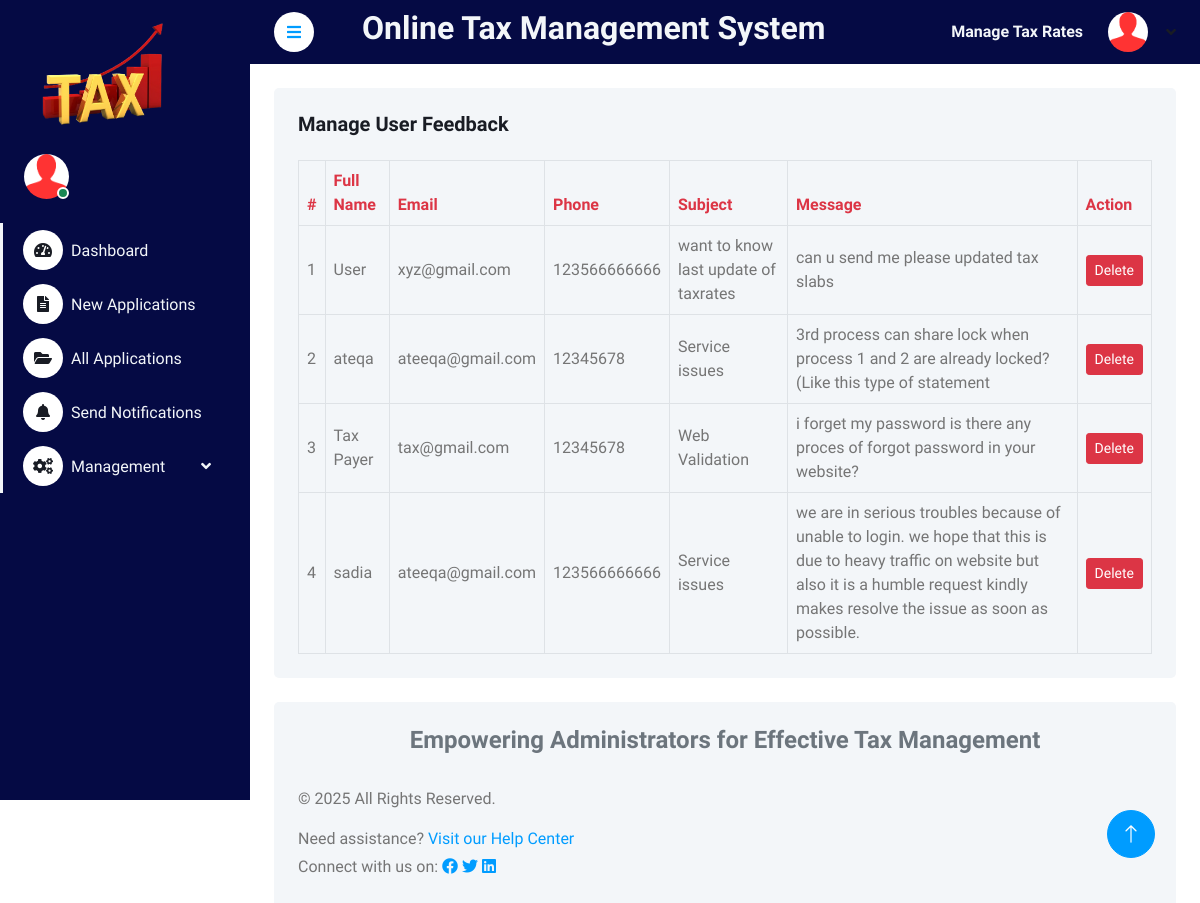
Screenshot of /admin/user_quries.php (signed in) with the database file from the repository.
### tables this page shows
CREATE TABLE `tblcontact` (
  `ID` int(11) NOT NULL,
  `fullname` varchar(255) NOT NULL,
  `email` varchar(255) NOT NULL,
  `phone` varchar(15) NOT NULL,
  `subject` varchar(255) NOT NULL,
  `message` text NOT NULL,
  `created_at` datetime DEFAULT current_timestamp()
);

### admin/user_quries.php (the view, shortened to what this page needs)
<?php
include('includes/dbconnection.php');
if (strlen($_SESSION['ocasaid']) == 0) {
    header('location:logout.php');
} else {
?>
<!DOCTYPE html>
<html lang="en">
<head>
    <link href="https://cdnjs.cloudflare.com/ajax/libs/font-awesome/5.10.0/css/all.min.css" rel="stylesheet">
    <link href="https://cdn.jsdelivr.net/npm/bootstrap-icons@1.4.1/font/bootstrap-icons.css" rel="stylesheet">
    <link href="lib/owlcarousel/assets/owl.carousel.min.css" rel="stylesheet">
    <link href="lib/tempusdominus/css/tempusdominus-bootstrap-4.min.css" rel="stylesheet" />
    <link href="css/bootstrap.min.css" rel="stylesheet">
    <link href="css/style.css" rel="stylesheet">
</head>
<body>
    <div class="container-fluid position-relative bg-white d-flex p-0">
        <?php include_once('includes/sidebar.php'); ?>
        <div class="content">
            <?php include_once('includes/header.php'); ?>
            <div class="container-fluid pt-4 px-4">
                <div class="bg-light text-center rounded p-4">
                    <div class="d-flex align-items-center justify-content-between mb-4">
                        <h5 class="mb-0">Manage User Feedback</h5>
                    </div>
                    <div class="table-responsive">
                        <table class="table text-start align-middle table-bordered table-hover mb-0">
                            <thead>
                                <tr class="text-danger">
                                    <th scope="col">#</th>
                                    <th scope="col">Full Name</th>
                                    <th scope="col">Email</th>
                                    <th scope="col">Phone</th>
                                    <th scope="col">Subject</th>
                                    <th scope="col">Message</th>
                                    <th scope="col">Action</th>
                                </tr>
                            </thead>
                            <tbody>
                                <?php
                                $sql = "SELECT * FROM tblcontact ORDER BY ID DESC";
                                $query = $dbh->prepare($sql);
                                $query->execute();
                                $results = $query->fetchAll(PDO::FETCH_OBJ);
                                $cnt = 1;
                                if ($query->rowCount() > 0) {
                                    foreach ($results as $row) { ?>
                                        <tr>
                                            <td><?php echo htmlentities($cnt); ?></td>
                                            <td><?php echo htmlentities($row->fullname); ?></td>
                                            <td><?php echo htmlentities($row->email); ?></td>
                                            <td><?php echo htmlentities($row->phone); ?></td>
                                            <td><?php echo htmlentities($row->subject); ?></td>
                                            <td><?php echo htmlentities($row->message); ?></td>
                                            <td>
                                                <a class="btn btn-sm btn-danger" href="user_quries.php?delid=<?php echo htmlentities($row->ID); ?>"
                                                   onclick="return confirm('Do you really want to delete this feedback?');">Delete</a>
                                            </td>
                                        </tr>
                                        <?php $cnt = $cnt + 1;
                                    }
                                } else { ?>
                                    <tr>
                                        <td colspan="7" class="text-center">No feedback available.</td>
                                    </tr>
                                <?php } ?>
                            </tbody>
                        </table>
                    </div>
                </div>
            </div>
            <?php include_once('includes/footer.php'); ?>
        </div>
        <?php include_once('includes/back-totop.php'); ?>
    </div>
</body>
</html>
<?php } ?>

### admin/css/style.css (style rules this page uses)
:root { --primary: #009CFF; --light: #F3F6F9; --dark: #191C24; }
.btn { transition: .5s; }
.content { margin-left: 250px; min-height: 100vh; background: #FFFFFF; transition: 0.5s; }
@media (min-width: 992px) { .content { width: calc(100% - 250px); } }

### rows the page displays
tblcontact: fullname "User", email "xyz@gmail.com", phone "123566666666", subject "want to know last update of taxrates", message "can u send me please updated tax slabs"
tblcontact: fullname "ateqa", email "ateeqa@gmail.com", phone "12345678", subject "Service issues", message "3rd process can share lock when process 1 and 2 are already locked?(Like this type of statement"
tblcontact: fullname "Tax Payer", email "tax@gmail.com", phone "12345678", subject "Web Validation", message "i forget my password is there any proces of forgot password in your website?"
tblcontact: fullname "sadia", email "ateeqa@gmail.com", phone "123566666666", subject "Service issues", message "we are in serious troubles because of unable to login. we hope that this is due to heavy traffic on website but also it is a humble request kindly makes resolve the issue as soon as possible."
